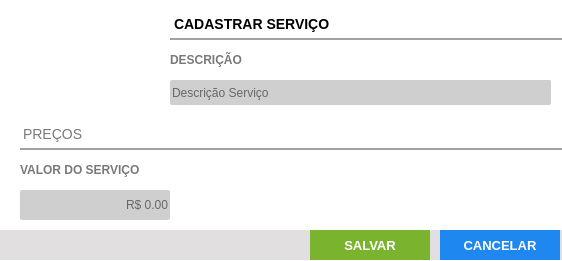
<?xml version="1.0" encoding="UTF-8"?>
<ui version="4.0">
 <class>ct_FormServicos</class>
 <widget class="QFrame" name="ct_FormServicos">
  <property name="windowModality">
   <enum>Qt::WindowModal</enum>
  </property>
  <property name="geometry">
   <rect>
    <x>0</x>
    <y>0</y>
    <width>562</width>
    <height>261</height>
   </rect>
  </property>
  <property name="maximumSize">
   <size>
    <width>662</width>
    <height>432</height>
   </size>
  </property>
  <property name="windowTitle">
   <string>Cadastro de Serviços</string>
  </property>
  <property name="frameShape">
   <enum>QFrame::StyledPanel</enum>
  </property>
  <property name="frameShadow">
   <enum>QFrame::Raised</enum>
  </property>
  <widget class="QFrame" name="fr_Form_Servicos">
   <property name="geometry">
    <rect>
     <x>0</x>
     <y>0</y>
     <width>661</width>
     <height>271</height>
    </rect>
   </property>
   <property name="focusPolicy">
    <enum>Qt::StrongFocus</enum>
   </property>
   <property name="accessibleName">
    <string>Cadastro de Serviços</string>
   </property>
   <property name="styleSheet">
    <string notr="true">background: #FFF;
border: none</string>
   </property>
   <widget class="QLabel" name="lb_FormProdutos">
    <property name="geometry">
     <rect>
      <x>170</x>
      <y>10</y>
      <width>780</width>
      <height>30</height>
     </rect>
    </property>
    <property name="styleSheet">
     <string notr="true">QLabel{
font-size: 14px;
font-family: &quot;Arial&quot;;
font-weight: bold;

border-bottom: 2px solid #A2A2A2
}</string>
    </property>
    <property name="text">
     <string>CADASTRAR SERVIÇO</string>
    </property>
   </widget>
   <widget class="QLabel" name="lb_FormProdutos_2">
    <property name="geometry">
     <rect>
      <x>170</x>
      <y>50</y>
      <width>150</width>
      <height>20</height>
     </rect>
    </property>
    <property name="styleSheet">
     <string notr="true">QLabel{
font-size: 12px;
font-family: &quot;Arial Unicode MS&quot;;
font-weight: bold;
color: #797979
}</string>
    </property>
    <property name="text">
     <string>DESCRIÇÃO</string>
    </property>
   </widget>
   <widget class="QLineEdit" name="tx_DescricaoServico">
    <property name="geometry">
     <rect>
      <x>170</x>
      <y>80</y>
      <width>381</width>
      <height>25</height>
     </rect>
    </property>
    <property name="focusPolicy">
     <enum>Qt::WheelFocus</enum>
    </property>
    <property name="styleSheet">
     <string notr="true">QLineEdit{
background: #CFCFCF;
border-radius: 2px;
color: #000;
font: 13px &quot;Arial&quot; ;
text-transform: uppercase;
}
QLineEdit:Focus {
border: 1px solid red;
}</string>
    </property>
    <property name="inputMethodHints">
     <set>Qt::ImhNone</set>
    </property>
    <property name="placeholderText">
     <string>Descrição Serviço</string>
    </property>
   </widget>
   <widget class="QLabel" name="lb_FormProdutos_8">
    <property name="geometry">
     <rect>
      <x>20</x>
      <y>120</y>
      <width>960</width>
      <height>30</height>
     </rect>
    </property>
    <property name="styleSheet">
     <string notr="true">QLabel{
font-size: 14px;
font-family: &quot;Arial&quot;;
font-weight: normal;

border-bottom: 2px solid #A2A2A2;
color: #797979
}</string>
    </property>
    <property name="text">
     <string>PREÇOS</string>
    </property>
   </widget>
   <widget class="QLabel" name="lb_FormProdutos_12">
    <property name="geometry">
     <rect>
      <x>20</x>
      <y>160</y>
      <width>150</width>
      <height>20</height>
     </rect>
    </property>
    <property name="styleSheet">
     <string notr="true">QLabel{
font-size: 12px;
font-family: &quot;Arial Unicode MS&quot;;
font-weight: bold;
color: #797979
}</string>
    </property>
    <property name="text">
     <string>VALOR DO SERVIÇO</string>
    </property>
   </widget>
   <widget class="QFrame" name="fr_BotoesFormProdutos">
    <property name="geometry">
     <rect>
      <x>-100</x>
      <y>230</y>
      <width>1000</width>
      <height>30</height>
     </rect>
    </property>
    <property name="styleSheet">
     <string notr="true">background:#E1DFE0;
border: none;</string>
    </property>
    <widget class="QPushButton" name="bt_cancelar">
     <property name="geometry">
      <rect>
       <x>540</x>
       <y>0</y>
       <width>120</width>
       <height>30</height>
      </rect>
     </property>
     <property name="font">
      <font>
       <pointsize>10</pointsize>
       <weight>75</weight>
       <bold>true</bold>
      </font>
     </property>
     <property name="cursor">
      <cursorShape>PointingHandCursor</cursorShape>
     </property>
     <property name="focusPolicy">
      <enum>Qt::NoFocus</enum>
     </property>
     <property name="contextMenuPolicy">
      <enum>Qt::ActionsContextMenu</enum>
     </property>
     <property name="styleSheet">
      <string notr="true">QPushButton {
background-color: #1E87F0;
color: #FFF
 }
QPushButton:hover{
background-color: #40a286
}</string>
     </property>
     <property name="text">
      <string>CANCELAR</string>
     </property>
     <property name="iconSize">
      <size>
       <width>75</width>
       <height>35</height>
      </size>
     </property>
    </widget>
    <widget class="QPushButton" name="bt_salvar">
     <property name="geometry">
      <rect>
       <x>410</x>
       <y>0</y>
       <width>120</width>
       <height>30</height>
      </rect>
     </property>
     <property name="font">
      <font>
       <family>Tahoma</family>
       <pointsize>10</pointsize>
       <weight>75</weight>
       <bold>true</bold>
      </font>
     </property>
     <property name="cursor">
      <cursorShape>PointingHandCursor</cursorShape>
     </property>
     <property name="focusPolicy">
      <enum>Qt::NoFocus</enum>
     </property>
     <property name="contextMenuPolicy">
      <enum>Qt::ActionsContextMenu</enum>
     </property>
     <property name="styleSheet">
      <string notr="true">QPushButton {
background-color: #7AB32E;
color: #FFF
 }
QPushButton:hover{
background-color: #40a286
}</string>
     </property>
     <property name="text">
      <string>SALVAR</string>
     </property>
     <property name="iconSize">
      <size>
       <width>75</width>
       <height>35</height>
      </size>
     </property>
    </widget>
   </widget>
   <widget class="QLabel" name="lb_qtdeMin">
    <property name="geometry">
     <rect>
      <x>890</x>
      <y>350</y>
      <width>40</width>
      <height>35</height>
     </rect>
    </property>
    <property name="text">
     <string/>
    </property>
   </widget>
   <widget class="QLabel" name="label_2">
    <property name="geometry">
     <rect>
      <x>10</x>
      <y>30</y>
      <width>150</width>
      <height>71</height>
     </rect>
    </property>
    <property name="text">
     <string/>
    </property>
    <property name="pixmap">
     <pixmap>../Imagens/servico.png</pixmap>
    </property>
    <property name="alignment">
     <set>Qt::AlignCenter</set>
    </property>
   </widget>
   <widget class="QLineEdit" name="tx_ValorUnitarioProduto">
    <property name="geometry">
     <rect>
      <x>20</x>
      <y>190</y>
      <width>150</width>
      <height>30</height>
     </rect>
    </property>
    <property name="focusPolicy">
     <enum>Qt::WheelFocus</enum>
    </property>
    <property name="styleSheet">
     <string notr="true">QLineEdit{
background: #CFCFCF;
border-radius: 2px;
color: #000;
font: 14px &quot;Arial&quot; ;
text-transform: uppercase;
}
QLineEdit:Focus {
border: 1px solid red;
}</string>
    </property>
    <property name="inputMethodHints">
     <set>Qt::ImhPreferNumbers</set>
    </property>
    <property name="alignment">
     <set>Qt::AlignRight|Qt::AlignTrailing|Qt::AlignVCenter</set>
    </property>
    <property name="placeholderText">
     <string>R$ 0.00</string>
    </property>
   </widget>
   <widget class="QLineEdit" name="tx_PorcentagemVarejo">
    <property name="geometry">
     <rect>
      <x>170</x>
      <y>360</y>
      <width>60</width>
      <height>30</height>
     </rect>
    </property>
    <property name="focusPolicy">
     <enum>Qt::WheelFocus</enum>
    </property>
    <property name="styleSheet">
     <string notr="true">QLineEdit{
background: #FFF;
border-radius: 2px;
color: #7AB32E;
font: 20px &quot;Arial&quot; ;
font-weight: bold
}
QLineEdit:Focus {
border: 1px solid red;
}</string>
    </property>
    <property name="text">
     <string/>
    </property>
    <property name="alignment">
     <set>Qt::AlignRight|Qt::AlignTrailing|Qt::AlignVCenter</set>
    </property>
    <property name="readOnly">
     <bool>true</bool>
    </property>
   </widget>
  </widget>
 </widget>
 <resources/>
 <connections/>
</ui>
